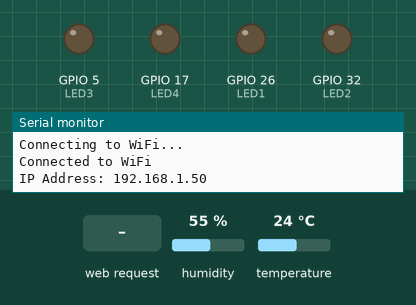
Simulated run of this sketch. Board: ESP32. Parts: output pins drawn as LEDs (lit = HIGH), the last lines printed to the serial monitor. Inputs (shaded band) come from the test bench; at power-on: humidity 55 %, temperature 24 °C. WiFi joins after 1.5 s; servers stay silent unless stated.

Above: at 3.2 s.
3.3 s: HTTP request GET /LED1=ON received
At 5.0 s:
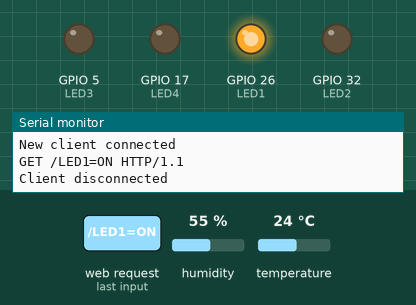
6.0 s: HTTP request GET /LED2=ON received
At 6.6 s:
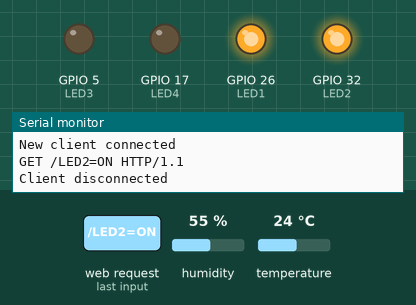
8.7 s: HTTP request GET /LED1=OFF received
At 10.9 s:
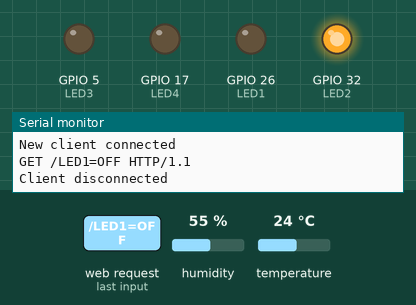
11.5 s: HTTP request GET /LED3=ON received
At 12.5 s:
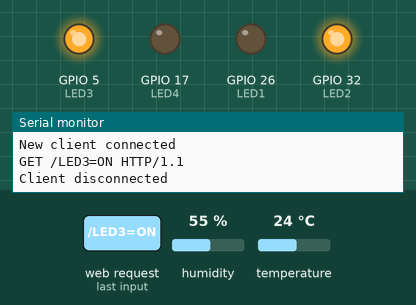
14.2 s: HTTP request GET /LED2=OFF received
At 16.8 s:
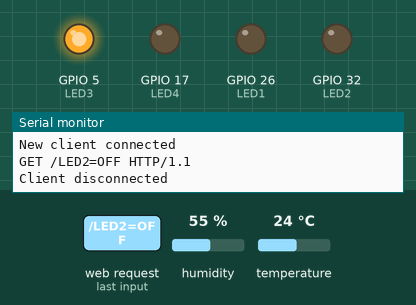
17.6 s: HTTP request GET /LED4=ON received
At 19.6 s:
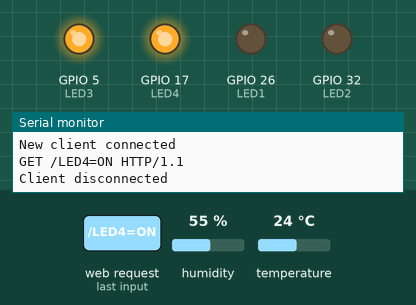
Timing chart, 0 to 21.1 s (numbered marks = the images above; inputs shaded):
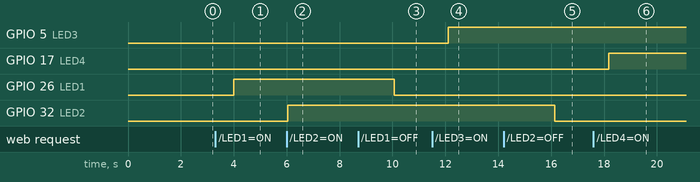

The sketch:

sample.ino
```cpp
#include <WiFi.h>
#include <DHT.h>

const char* ssid = "Pixel 8a";
const char* password = "87654321";

#define DHTPIN 27
#define DHTTYPE DHT11
DHT dht(DHTPIN, DHTTYPE);


#define LED1 26 //yellow
#define LED2 32 //white
#define LED3 5  //red
#define LED4 17 //green

WiFiServer server(80);

void setup() {
  Serial.begin(9600);
  dht.begin();

  pinMode(LED1, OUTPUT);
  pinMode(LED2, OUTPUT);
  pinMode(LED3, OUTPUT);
  pinMode(LED4, OUTPUT);

  WiFi.begin(ssid, password);
  while (WiFi.status() != WL_CONNECTED) {
    delay(1000);
    Serial.println("Connecting to WiFi...");
  }
  Serial.println("Connected to WiFi");

  server.begin();
  Serial.print("IP Address: ");
  Serial.println(WiFi.localIP());
}

void loop() {
  WiFiClient client = server.available();

  if (client) {
    Serial.println("New client connected");
    String request = client.readStringUntil('\r');
    Serial.println(request);
    client.flush();

    if (request.indexOf("/LED1=ON") != -1) digitalWrite(LED1, HIGH);
    if (request.indexOf("/LED1=OFF") != -1) digitalWrite(LED1, LOW);
    if (request.indexOf("/LED2=ON") != -1) digitalWrite(LED2, HIGH);
    if (request.indexOf("/LED2=OFF") != -1) digitalWrite(LED2, LOW);
    if (request.indexOf("/LED3=ON") != -1) digitalWrite(LED3, HIGH);
    if (request.indexOf("/LED3=OFF") != -1) digitalWrite(LED3, LOW);
    if (request.indexOf("/LED4=ON") != -1) digitalWrite(LED4, HIGH);
    if (request.indexOf("/LED4=OFF") != -1) digitalWrite(LED4, LOW);
     if (request.indexOf("/LED5=ON") != -1) {digitalWrite(LED1, HIGH);digitalWrite(LED2, HIGH);digitalWrite(LED3, HIGH);digitalWrite(LED4, HIGH);}
    if (request.indexOf("/LED5=OFF") != -1) {digitalWrite(LED1, LOW);digitalWrite(LED2, LOW);digitalWrite(LED3, LOW);digitalWrite(LED4, LOW);}

    float temperature = dht.readTemperature();
    float humidity = dht.readHumidity();

    String htmlContent = "<!DOCTYPE html>"
                         "<html><head>"
                         "<style>body {font-family: Times New Roman; text-align: center; background-color: pink; border: 3px solid #333;}"
                         "p{border:2px; border-color:blue}"
                         "h1 {color: #333;}"
                         ".container {width: 100%; max-width: 600px; margin: auto; padding: 20px;}"
                         ".button {padding: 10px 20px; margin: 10px; border: none; border-radius: 5px;}"
                         ".on {background-color: #4CAF50; color: white;}"
                         ".off {background-color: #f44336; color: white;}"
                         ".status1 {padding: 10px; margin-top: 20px; background-color: lightblue; border-radius: 5px;font-size: 20px;}"
                         ".status2 {padding: 10px; margin-top: 20px; background-color: lightgreen; border-radius: 5px;font-size: 20px;}</style>"
                         "</head><body><div class='container'>"
                         "<h1>Home Automation System</h1>";

    if (isnan(temperature) || isnan(humidity)) {
      htmlContent += "<p>Failed to read data from sensor.</p>";
    }
    else {
      htmlContent += "<div class='status1'><p>Temperature: " + String(temperature) + " &deg;C</p>"
                      "</p></div>"+"<div class='status2'>"+"<p>Humidity: " + String(humidity) +"%</p></div> ";
    }

    htmlContent += "<h2>LED Controls</h2>"
                   "<p>LED1=YELLOW<BR>LED2=WHITE<BR>LED3=RED<BR>LED4=GREEN<BR>LED5=ALL OF THE ABOVE</p>"
                   "<p><a href='/LED1=ON'><button class='button on'>LED 1 ON</button></a>"
                   "<a href='/LED1=OFF'><button class='button off'>LED 1 OFF</button></a></p>"
                   "<p><a href='/LED2=ON'><button class='button on'>LED 2 ON</button></a>"
                   "<a href='/LED2=OFF'><button class='button off'>LED 2 OFF</button></a></p>"
                   "<p><a href='/LED3=ON'><button class='button on'>LED 3 ON</button></a>"
                   "<a href='/LED3=OFF'><button class='button off'>LED 3 OFF</button></a></p>"
                   "<p><a href='/LED4=ON'><button class='button on'>LED 4 ON</button></a>"
                   "<a href='/LED4=OFF'><button class='button off'>LED 4 OFF</button></a></p>"
                   "<p><a href='/LED5=ON'><button class='button on'>LED 5 ON</button></a>"
                   "<a href='/LED5=OFF'><button class='button off'>LED 5 OFF</button></a></p>";

    htmlContent += "</div></body></html>";

    client.println("HTTP/1.1 200 OK");
    client.println("Content-Type: text/html;");
    client.println("Connection: close");
    client.println();
    client.println(htmlContent);

    delay(10);
    client.stop();
    Serial.println("Client disconnected");
  }

  delay(2000);
}
```

Measured:
- after the input at 3.3 s, GPIO 26 (LED1): LOW → HIGH after 0.71 s
- after the input at 6.0 s, GPIO 32 (LED2): LOW → HIGH at once
- after the input at 8.7 s, GPIO 26 (LED1): HIGH → LOW after 1.4 s
- after the input at 11.5 s, GPIO 5 (LED3): LOW → HIGH after 0.61 s
- after the input at 14.2 s, GPIO 32 (LED2): HIGH → LOW after 1.9 s
- after the input at 17.6 s, GPIO 17 (LED4): LOW → HIGH after 0.58 s
